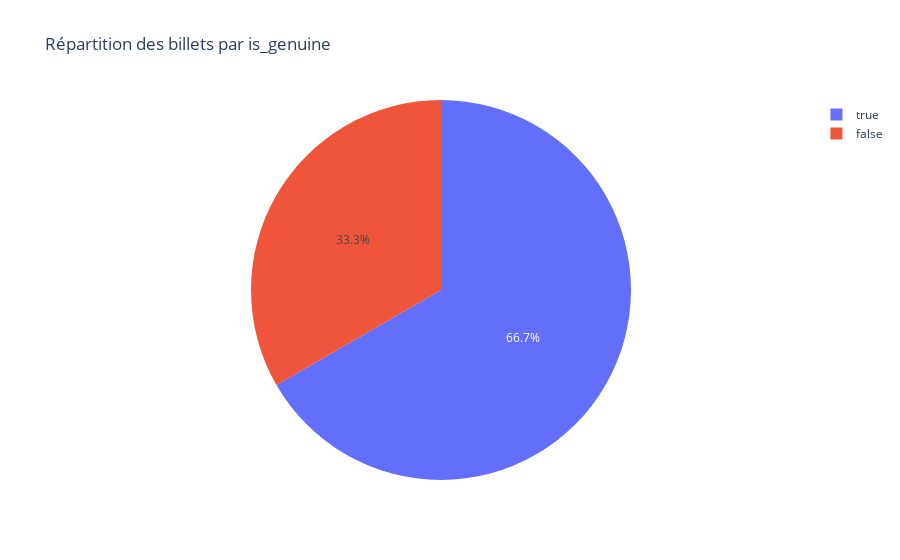

Here is the notebook cell this chart was saved with:
### Code cell
# Comptez les occurrences de True et False dans la colonne "is_genuine"
counts = Billet["is_genuine"].value_counts().reset_index()

# Renommez les colonnes pour Plotly Express
counts.columns = ["is_genuine", "count"]

# Créez le pie chart avec Plotly Express
fig = px.pie(counts, names="is_genuine", values="count", title="Répartition des billets par is_genuine")

# Affichez le pie chart
fig.show()

### Figure 1 — Plotly figure (JSON) as saved in the notebook; plotly's stock layout.template omitted (floating-point values rounded to 4 significant figures)
{"data": [{"domain": {"x": [0, 1], "y": [0, 1]}, "hovertemplate": "is_genuine=%{label}<br>count=%{value}<extra></extra>", "labels": [true, false], "legendgroup": "", "name": "", "showlegend": true, "type": "pie", "values": [1000, 500]}], "layout": {"legend": {"tracegroupgap": 0}, "title": {"text": "Répartition des billets par is_genuine"}}}
